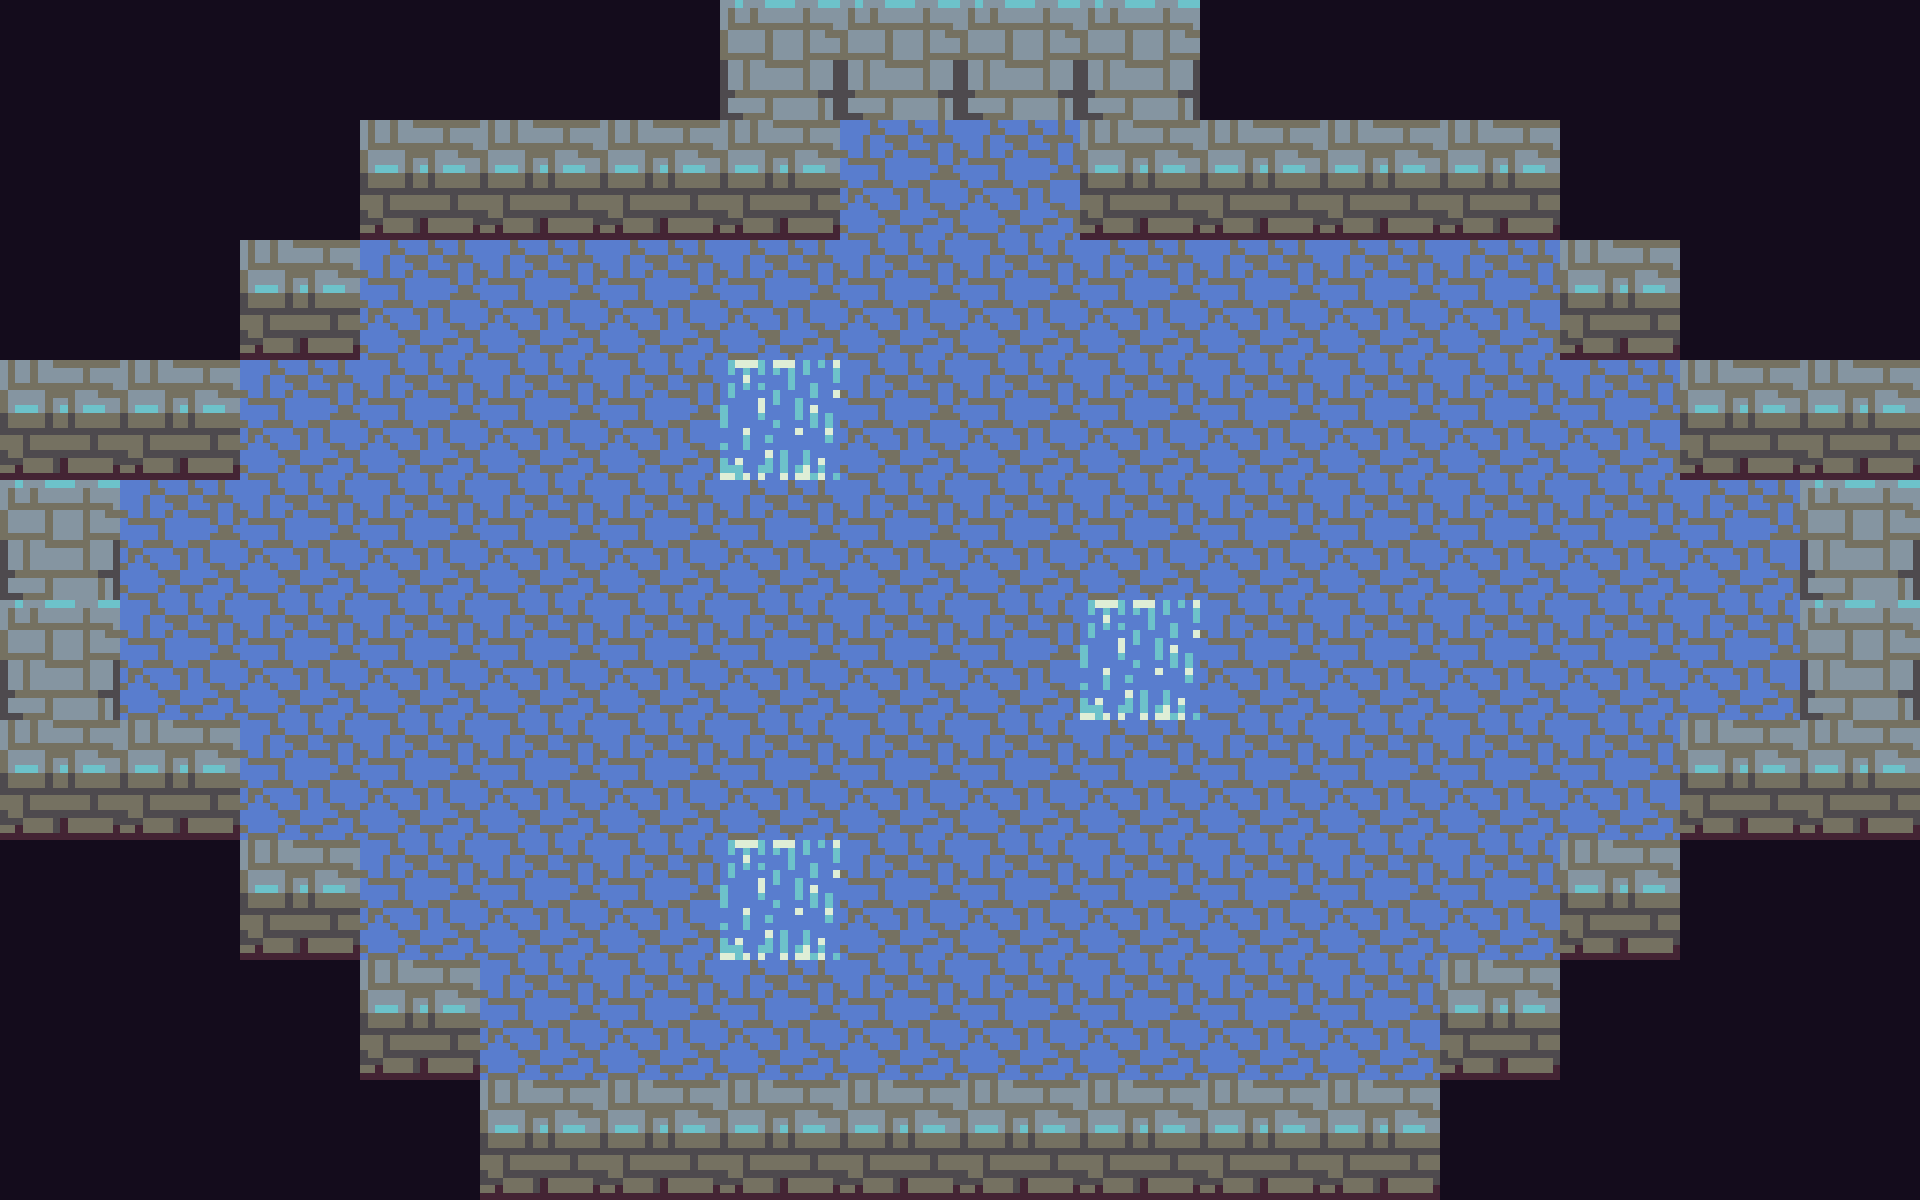

Rendered tile map (Tiled .tmx) drawn with the repository's tilesets; below, a short description and the full map source, tile grids included:
An orthogonal 16x10 tile map with 120x120 px tiles, 1 tile layer (Слой тайлов 1) and 31 objects (21x wall, 5x enemy1, 5x enemy2).

<map version="1.5" tiledversion="1.7.2" orientation="orthogonal" renderorder="right-down" width="16" height="10" tilewidth="120" tileheight="120" infinite="0" nextlayerid="7" nextobjectid="95">
 <tileset firstgid="1" name="basictiles" tilewidth="120" tileheight="120" tilecount="64" columns="8">
  <image source="images/basictiles.png" trans="ffffff" width="960" height="960" />
 </tileset>
 <objectgroup id="6" name="wall">
  <object id="64" name="wall" type="wall" x="0" y="358" width="237" height="120" />
  <object id="65" name="wall" type="wall" x="240" y="239" width="117" height="119" />
  <object id="66" name="wall" type="wall" x="362" y="120" width="475" height="119" />
  <object id="67" name="wall" type="wall" x="721" y="-1" width="116" height="118" />
  <object id="68" name="wall" type="wall" x="1082.67" y="0" width="116" height="120" />
  <object id="69" name="wall" type="wall" x="1082.67" y="118.667" width="478.667" height="122.667" />
  <object id="70" name="wall" type="wall" x="1562.67" y="236" width="118.667" height="121.333" />
  <object id="71" name="wall" type="wall" x="1682.67" y="358.667" width="242.667" height="118.667" />
  <object id="72" name="wall" type="wall" x="1681.33" y="720" width="241.333" height="116" />
  <object id="73" name="wall" type="wall" x="1564" y="838.667" width="110.667" height="118.667" />
  <object id="74" name="wall" type="wall" x="1436" y="957.333" width="120" height="116" />
  <object id="75" name="wall" type="wall" x="480" y="1078.67" width="962.667" height="117.333" />
  <object id="76" name="wall" type="wall" x="1.33333" y="717.333" width="240" height="114.667" />
  <object id="77" name="wall" type="wall" x="241.333" y="832" width="122.667" height="122.667" />
  <object id="78" name="wall" type="wall" x="361.333" y="957.333" width="118.667" height="121.333" />
  <object id="79" name="wall" type="wall" x="720" y="837.333" width="121.333" height="120" />
  <object id="80" name="wall" type="wall" x="718.667" y="356" width="118.667" height="122.667" />
  <object id="81" name="wall" type="wall" x="1080" y="597.333" width="120" height="120" />
  <object id="82" name="wall" type="wall" x="-3.0303" y="469.697" width="124.242" height="248.485" />
  <object id="83" name="wall" type="wall" x="839.394" y="-6.06061" width="239.394" height="124.242" />
  <object id="84" name="wall" type="wall" x="1800" y="475.758" width="115.152" height="242.424" />
  <object id="85" name="enemy1" type="enemy1" x="1315.15" y="351.515" width="124.242" height="130.303" />
  <object id="86" name="enemy1" type="enemy1" x="478.788" y="472.727" width="124.242" height="130.303" />
  <object id="87" name="enemy1" type="enemy1" x="1200" y="833.333" width="121.212" height="124.242" />
  <object id="88" name="enemy2" type="enemy2" x="1436.36" y="475.758" width="127.273" height="127.273" />
  <object id="89" name="enemy2" type="enemy2" x="596.97" y="600" width="118.182" height="121.212" />
  <object id="90" name="enemy2" type="enemy2" x="1196.97" y="948.485" width="124.242" height="130.303" />
  <object id="91" name="enemy1" type="enemy1" x="960" y="236" width="122.667" height="121.333" rotation="90" />
  <object id="92" name="enemy1" type="enemy1" x="482" y="836" width="124" height="128" />
  <object id="93" name="enemy2" type="enemy2" x="958" y="476" width="126" height="124" />
  <object id="94" name="enemy2" type="enemy2" x="356" y="472" width="122" height="128" />
 </objectgroup>
 <layer id="1" name="Слой тайлов 1" width="16" height="10">
  <data>
   <tile gid="23" />
   <tile gid="23" />
   <tile gid="23" />
   <tile gid="23" />
   <tile gid="23" />
   <tile gid="23" />
   <tile gid="4" />
   <tile gid="4" />
   <tile gid="4" />
   <tile gid="4" />
   <tile gid="23" />
   <tile gid="23" />
   <tile gid="23" />
   <tile gid="23" />
   <tile gid="23" />
   <tile gid="23" />
   <tile gid="23" />
   <tile gid="23" />
   <tile gid="23" />
   <tile gid="3" />
   <tile gid="3" />
   <tile gid="3" />
   <tile gid="3" />
   <tile gid="14" />
   <tile gid="14" />
   <tile gid="3" />
   <tile gid="3" />
   <tile gid="3" />
   <tile gid="3" />
   <tile gid="23" />
   <tile gid="23" />
   <tile gid="23" />
   <tile gid="23" />
   <tile gid="23" />
   <tile gid="3" />
   <tile gid="14" />
   <tile gid="14" />
   <tile gid="14" />
   <tile gid="14" />
   <tile gid="14" />
   <tile gid="14" />
   <tile gid="14" />
   <tile gid="14" />
   <tile gid="14" />
   <tile gid="14" />
   <tile gid="3" />
   <tile gid="23" />
   <tile gid="23" />
   <tile gid="3" />
   <tile gid="3" />
   <tile gid="14" />
   <tile gid="14" />
   <tile gid="14" />
   <tile gid="14" />
   <tile gid="22" />
   <tile gid="14" />
   <tile gid="14" />
   <tile gid="14" />
   <tile gid="14" />
   <tile gid="14" />
   <tile gid="14" />
   <tile gid="14" />
   <tile gid="3" />
   <tile gid="3" />
   <tile gid="4" />
   <tile gid="14" />
   <tile gid="14" />
   <tile gid="14" />
   <tile gid="14" />
   <tile gid="14" />
   <tile gid="14" />
   <tile gid="14" />
   <tile gid="14" />
   <tile gid="14" />
   <tile gid="14" />
   <tile gid="14" />
   <tile gid="14" />
   <tile gid="14" />
   <tile gid="14" />
   <tile gid="4" />
   <tile gid="4" />
   <tile gid="14" />
   <tile gid="14" />
   <tile gid="14" />
   <tile gid="14" />
   <tile gid="14" />
   <tile gid="14" />
   <tile gid="14" />
   <tile gid="14" />
   <tile gid="22" />
   <tile gid="14" />
   <tile gid="14" />
   <tile gid="14" />
   <tile gid="14" />
   <tile gid="14" />
   <tile gid="4" />
   <tile gid="3" />
   <tile gid="3" />
   <tile gid="14" />
   <tile gid="14" />
   <tile gid="14" />
   <tile gid="14" />
   <tile gid="14" />
   <tile gid="14" />
   <tile gid="14" />
   <tile gid="14" />
   <tile gid="14" />
   <tile gid="14" />
   <tile gid="14" />
   <tile gid="14" />
   <tile gid="3" />
   <tile gid="3" />
   <tile gid="23" />
   <tile gid="23" />
   <tile gid="3" />
   <tile gid="14" />
   <tile gid="14" />
   <tile gid="14" />
   <tile gid="22" />
   <tile gid="14" />
   <tile gid="14" />
   <tile gid="14" />
   <tile gid="14" />
   <tile gid="14" />
   <tile gid="14" />
   <tile gid="3" />
   <tile gid="23" />
   <tile gid="23" />
   <tile gid="23" />
   <tile gid="23" />
   <tile gid="23" />
   <tile gid="3" />
   <tile gid="14" />
   <tile gid="14" />
   <tile gid="14" />
   <tile gid="14" />
   <tile gid="14" />
   <tile gid="14" />
   <tile gid="14" />
   <tile gid="14" />
   <tile gid="3" />
   <tile gid="23" />
   <tile gid="23" />
   <tile gid="23" />
   <tile gid="23" />
   <tile gid="23" />
   <tile gid="23" />
   <tile gid="23" />
   <tile gid="3" />
   <tile gid="3" />
   <tile gid="3" />
   <tile gid="3" />
   <tile gid="3" />
   <tile gid="3" />
   <tile gid="3" />
   <tile gid="3" />
   <tile gid="23" />
   <tile gid="23" />
   <tile gid="23" />
   <tile gid="23" />
  </data>
 </layer>
</map>